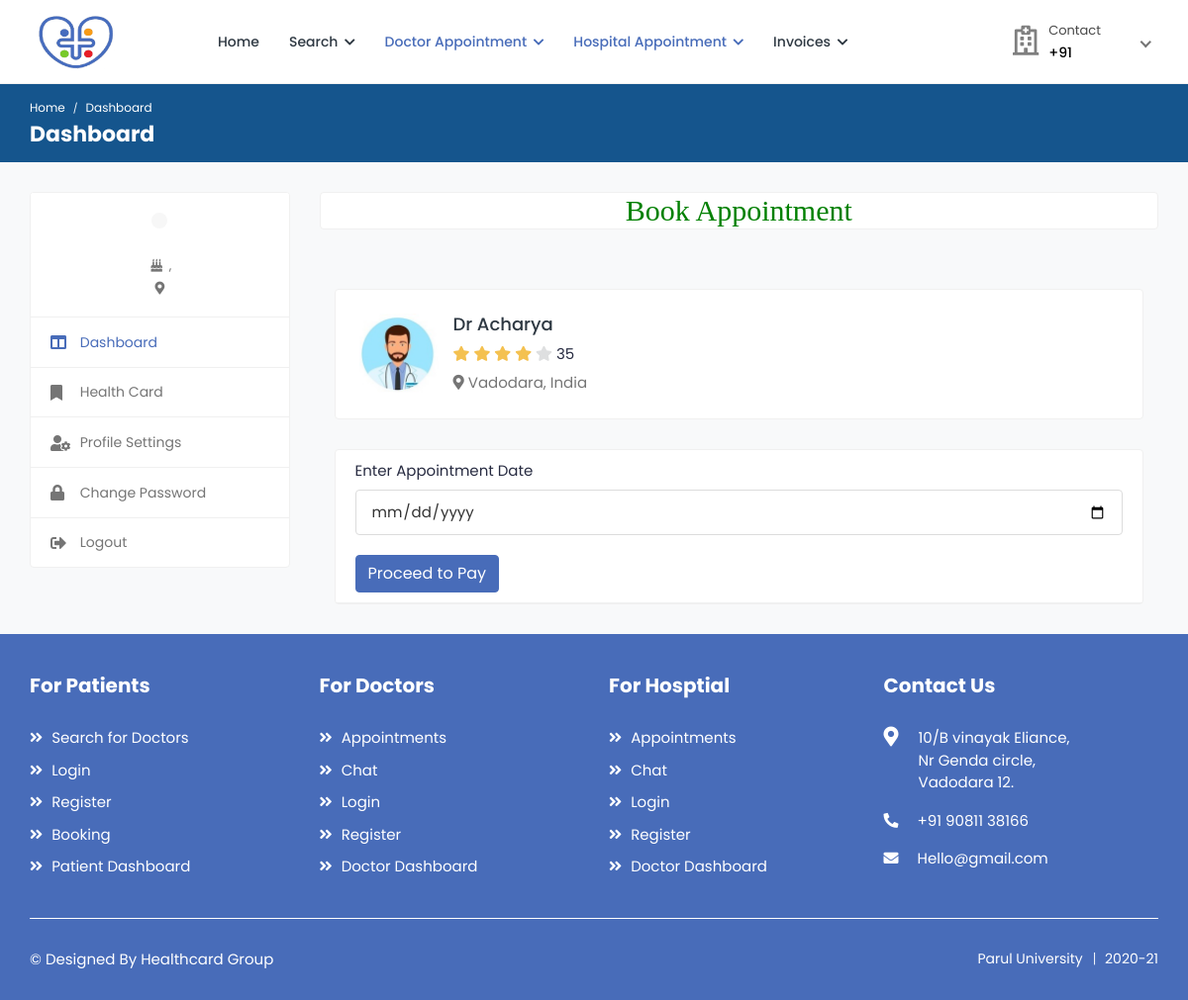
The page /appointment3 on the database its author committed.
### health/models.py (models this page shows, shortened)
class Doctor(models.Model):
    status = models.CharField(max_length=100,null=True)
    user = models.ForeignKey(User, on_delete=models.CASCADE, null=True)
    mobile = models.CharField(max_length=10, null=True)
    address = models.CharField(max_length=100, null=True)
    experience = models.CharField(max_length=100, null=True)
    specialist = models.CharField(max_length=100, null=True)
    service = models.CharField(max_length=100, null=True)
    clinic = models.CharField(max_length=100, null=True)
    cl_address = models.CharField(max_length=100, null=True)
    daystiming = models.CharField(max_length=100, null=True)
    timing = models.CharField(max_length=100, null=True)
    price = models.CharField(max_length=100, null=True)
    dob = models.DateField(null=True)
    gender = models.CharField(max_length=100,choices=gender,null=True)
    biography = models.TextField(null=True)
    image = models.FileField(null=True)

### health/views.py (the view)
# urls.py: path('appointment<int:pid>', appointment,name="appointment"),
def appointment(request,pid):
    doctor=Doctor.objects.get(id=pid)
    if request.method == "POST":
        a = request.POST['a_date']
        app=Appointment.objects.create(doctor=doctor,patient=Patient.objects.get(user=request.user),a_date=a,status="pending",p_status="pending")
        messages.success(request,"Appointment Request Sent Successfully")
        return redirect("payment",app.id)
    d={'doctor':doctor}
    return render(request,'patient/appointment.html',d)

### health/templates/patient/appointment.html (shortened to what this page needs)
{% extends 'patient/sidebar.html' %}
{% load static %}
{% block b %}
<h2 style="font-family:roman;color:green" align="center" class="card">Book Appointment</h2>
<div class="content">
				<div class="container">
					<div class="row">
						<div class="col-12">
							<div class="card">
								<div class="card-body">
									<div class="booking-doc-info">
										<a href="doctor-profile.html" class="booking-doc-img">
											<img src="{{doctor.image.url}}" alt="User Image">
										</a>
										<div class="booking-info">
											<h4><a href="doctor-profile.html">Dr {{doctor.user.first_name}}</a></h4>
											<div class="rating">
												<i class="fas fa-star filled"></i>
												<i class="fas fa-star filled"></i>
												<i class="fas fa-star filled"></i>
												<i class="fas fa-star filled"></i>
												<i class="fas fa-star"></i>
												<span class="d-inline-block average-rating">35</span>
											</div>
											<p class="text-muted mb-0"><i class="fas fa-map-marker-alt"></i> {{doctor.address}}, India</p>
										</div>
									</div>
								</div>
							</div>
							<div class="card booking-schedule schedule-widget">
								<div class="schedule-header">
									<div class="row">
										<div class="col-md-12">
											<form action="" method="post">
												<div class="form-group">
													<label>Enter Appointment Date</label>
													<input type="date" class="form-control" name="a_date">
												</div>
                                                <button type="submit"  class="btn btn-primary submit-btn">Proceed to Pay</button>
							</div>
										</div>
									</div>
								</div>
                            </div>
						</div>
					</div>
				</div>
			</div>
		{% endblock %}

### rows shown on the page
Doctor: image (picture), user.first_name "Acharya", address "Vadodara"
